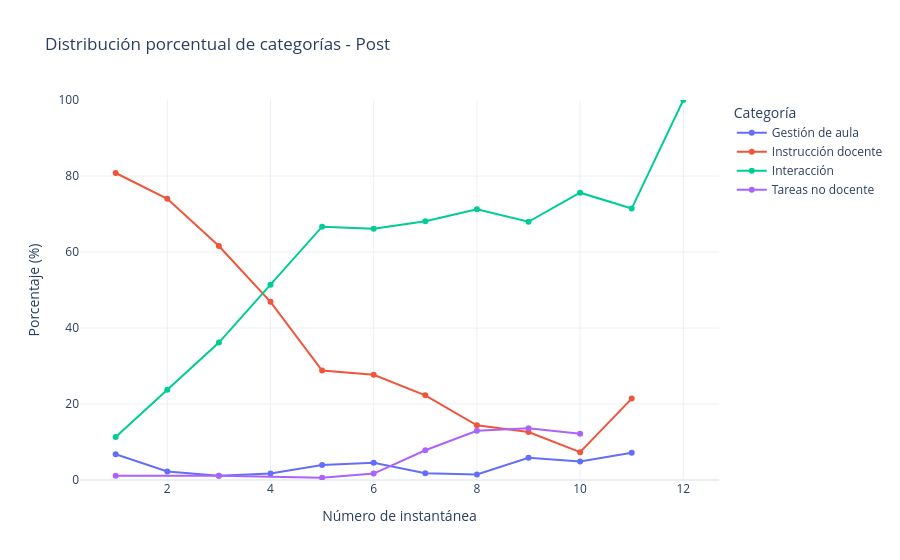
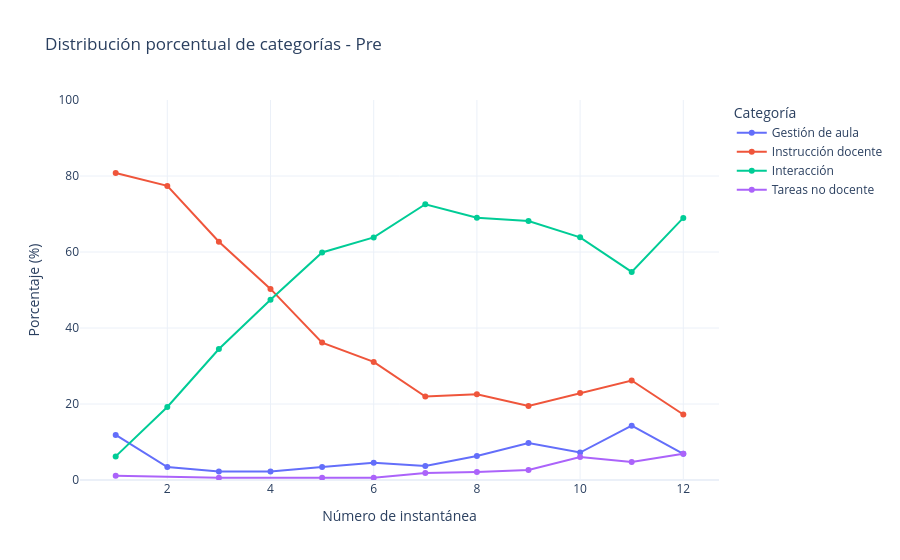

Notebook code cell kept with these figures, in order:
### Code cell
# Porcentaje de cada categoría por Momento e Instantánea, líneas que muestran el porcentaje de cada categoría para esa instantánea (cada instantánea suma 100%, el color de la línea es la categoría)
# Dividir en dos gráficos, uno para Pre y otro para Post

import plotly.express as px
import pandas as pd

# Assuming final_df_activities is already loaded
# Remove missing categories
df = instantaneas.dropna(subset=["accion_docente_cat"])

# Count how many occurrences of each category per instant and moment
df_counts = (
    df.groupby(["momento", "Número de instantánea", "accion_docente_cat"])
    .size()
    .reset_index(name="count")
)

# Calculate percentages per instant within each moment
df_counts["percent"] = (
    df_counts.groupby(["momento", "Número de instantánea"])["count"]
    .apply(lambda x: 100 * x / x.sum())
    .reset_index(drop=True)
)

# Split into two datasets
for momento in df_counts["momento"].unique():
    df_momento = df_counts[df_counts["momento"] == momento]

    fig = px.line(
        df_momento,
        x="Número de instantánea",
        y="percent",
        color="accion_docente_cat",
        markers=True,
        title=f"Distribución porcentual de categorías - {momento}",
        labels={"percent": "Porcentaje (%)", "Número de instantánea": "Número de instantánea"}
    )

    fig.update_layout(
        yaxis=dict(range=[0, 100]),
        legend_title_text="Categoría",
        template="plotly_white",
    )

    fig.show()

### Figure 1 — Plotly figure (JSON) as saved in the notebook; plotly's stock layout.template omitted (floating-point values rounded to 4 significant figures)
{"data": [{"hovertemplate": "accion_docente_cat=Gestión de aula<br>Número de instantánea=%{x}<br>Porcentaje (%)=%{y}<extra></extra>", "legendgroup": "Gestión de aula", "line": {"color": "#636efa", "dash": "solid"}, "marker": {"symbol": "circle"}, "mode": "lines+markers", "name": "Gestión de aula", "orientation": "v", "showlegend": true, "type": "scatter", "x": [1, 2, 3, 4, 5, 6, 7, 8, 9, 10, 11], "xaxis": "x", "y": [6.78, 2.26, 1.13, 1.695, 3.955, 4.52, 1.807, 1.439, 5.825, 4.878, 7.143], "yaxis": "y"}, {"hovertemplate": "accion_docente_cat=Instrucción docente<br>Número de instantánea=%{x}<br>Porcentaje (%)=%{y}<extra></extra>", "legendgroup": "Instrucción docente", "line": {"color": "#EF553B", "dash": "solid"}, "marker": {"symbol": "circle"}, "mode": "lines+markers", "name": "Instrucción docente", "orientation": "v", "showlegend": true, "type": "scatter", "x": [1, 2, 3, 4, 5, 6, 7, 8, 9, 10, 11], "xaxis": "x", "y": [80.79, 74.01, 61.58, 46.89, 28.81, 27.68, 22.29, 14.39, 12.62, 7.317, 21.43], "yaxis": "y"}, {"hovertemplate": "accion_docente_cat=Interacción<br>Número de instantánea=%{x}<br>Porcentaje (%)=%{y}<extra></extra>", "legendgroup": "Interacción", "line": {"color": "#00cc96", "dash": "solid"}, "marker": {"symbol": "circle"}, "mode": "lines+markers", "name": "Interacción", "orientation": "v", "showlegend": true, "type": "scatter", "x": [1, 2, 3, 4, 5, 6, 7, 8, 9, 10, 11, 12], "xaxis": "x", "y": [11.3, 23.73, 36.16, 51.41, 66.67, 66.1, 68.07, 71.22, 67.96, 75.61, 71.43, 100.0], "yaxis": "y"}, {"hovertemplate": "accion_docente_cat=Tareas no docente<br>Número de instantánea=%{x}<br>Porcentaje (%)=%{y}<extra></extra>", "legendgroup": "Tareas no docente", "line": {"color": "#ab63fa", "dash": "solid"}, "marker": {"symbol": "circle"}, "mode": "lines+markers", "name": "Tareas no docente", "orientation": "v", "showlegend": true, "type": "scatter", "x": [1, 3, 5, 6, 7, 8, 9, 10], "xaxis": "x", "y": [1.13, 1.13, 0.565, 1.695, 7.831, 12.95, 13.59, 12.2], "yaxis": "y"}], "layout": {"legend": {"title": {"text": "Categoría"}, "tracegroupgap": 0}, "title": {"text": "Distribución porcentual de categorías - Post"}, "xaxis": {"anchor": "y", "domain": [0, 1], "title": {"text": "Número de instantánea"}}, "yaxis": {"anchor": "x", "domain": [0, 1], "range": [0, 100], "title": {"text": "Porcentaje (%)"}}}}

### Figure 2 — Plotly figure (JSON) as saved in the notebook; plotly's stock layout.template omitted (floating-point values rounded to 4 significant figures)
{"data": [{"hovertemplate": "accion_docente_cat=Gestión de aula<br>Número de instantánea=%{x}<br>Porcentaje (%)=%{y}<extra></extra>", "legendgroup": "Gestión de aula", "line": {"color": "#636efa", "dash": "solid"}, "marker": {"symbol": "circle"}, "mode": "lines+markers", "name": "Gestión de aula", "orientation": "v", "showlegend": true, "type": "scatter", "x": [1, 2, 3, 4, 5, 6, 7, 8, 9, 10, 11, 12], "xaxis": "x", "y": [11.86, 3.39, 2.26, 2.26, 3.39, 4.52, 3.659, 6.338, 9.735, 7.229, 14.29, 6.897], "yaxis": "y"}, {"hovertemplate": "accion_docente_cat=Instrucción docente<br>Número de instantánea=%{x}<br>Porcentaje (%)=%{y}<extra></extra>", "legendgroup": "Instrucción docente", "line": {"color": "#EF553B", "dash": "solid"}, "marker": {"symbol": "circle"}, "mode": "lines+markers", "name": "Instrucción docente", "orientation": "v", "showlegend": true, "type": "scatter", "x": [1, 2, 3, 4, 5, 6, 7, 8, 9, 10, 11, 12], "xaxis": "x", "y": [80.79, 77.4, 62.71, 50.28, 36.16, 31.07, 21.95, 22.54, 19.47, 22.89, 26.19, 17.24], "yaxis": "y"}, {"hovertemplate": "accion_docente_cat=Interacción<br>Número de instantánea=%{x}<br>Porcentaje (%)=%{y}<extra></extra>", "legendgroup": "Interacción", "line": {"color": "#00cc96", "dash": "solid"}, "marker": {"symbol": "circle"}, "mode": "lines+markers", "name": "Interacción", "orientation": "v", "showlegend": true, "type": "scatter", "x": [1, 2, 3, 4, 5, 6, 7, 8, 9, 10, 11, 12], "xaxis": "x", "y": [6.215, 19.21, 34.46, 47.46, 59.89, 63.84, 72.56, 69.01, 68.14, 63.86, 54.76, 68.97], "yaxis": "y"}, {"hovertemplate": "accion_docente_cat=Tareas no docente<br>Número de instantánea=%{x}<br>Porcentaje (%)=%{y}<extra></extra>", "legendgroup": "Tareas no docente", "line": {"color": "#ab63fa", "dash": "solid"}, "marker": {"symbol": "circle"}, "mode": "lines+markers", "name": "Tareas no docente", "orientation": "v", "showlegend": true, "type": "scatter", "x": [1, 3, 5, 6, 7, 8, 9, 10, 11, 12], "xaxis": "x", "y": [1.13, 0.565, 0.565, 0.565, 1.829, 2.113, 2.655, 6.024, 4.762, 6.897], "yaxis": "y"}], "layout": {"legend": {"title": {"text": "Categoría"}, "tracegroupgap": 0}, "title": {"text": "Distribución porcentual de categorías - Pre"}, "xaxis": {"anchor": "y", "domain": [0, 1], "title": {"text": "Número de instantánea"}}, "yaxis": {"anchor": "x", "domain": [0, 1], "range": [0, 100], "title": {"text": "Porcentaje (%)"}}}}
